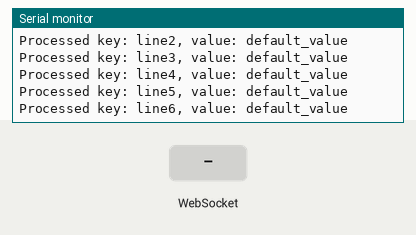
A sketch run on a simulated ESP32. On the bench: the last lines printed to the serial monitor. The test bench sets the inputs (shaded band). WiFi joins after 1.5 s; servers stay silent unless stated; EEPROM starts erased.

Above: at 3.2 s.
3.3 s: WebSocket text "1" received
At 3.8 s:
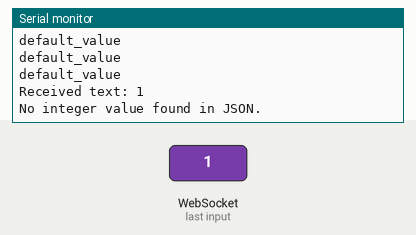
4.8 s: WebSocket text "0" received
At 5.8 s:
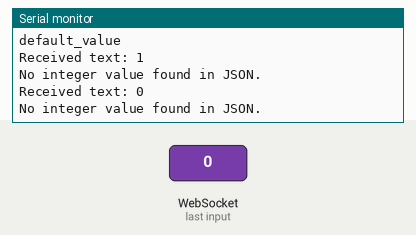
6.3 s: WebSocket text "2" received
At 6.9 s:
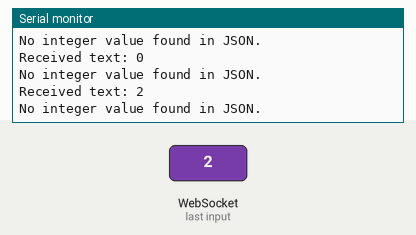
Timing chart, 0 to 9.3 s (numbered marks = the images above; inputs shaded):
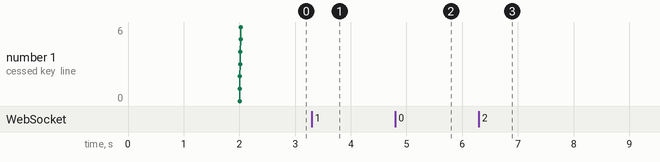

The sketch:

transmit_password_websocket.ino
```cpp
#include <Preferences.h>
#include <WiFi.h>
#include <WebServer.h>
#include <WebSocketsServer.h>
#include <ArduinoJson.h>

int rows[] = {21, 22, 23, 25, 26, 27, 32, 33}; // Row pins
int cols[] = {4, 5, 13, 14, 16, 17, 18, 19};   // Column pins

#define MAX_TEXT_LENGTH 20
int matrices[MAX_TEXT_LENGTH][8][8];
int matricelist[8][160];
int received_integer = 0;

Preferences preferences;
WebSocketsServer webSocket(81); // WebSocket server on port 81

const char* ssid = "Rudra";       // Wi-Fi SSID
const char* password = "rudra2903"; // Wi-Fi password

String combinedMessage = ""; // Define combinedMessage as a global variable

void reshapeMatrix(int input[20][8][8], int output[8][160]) {
  // Initialize the output matrix with zeros
  memset(output, 0, sizeof(int) * 8 * 160);

  // Loop through each 8x8 matrix in the 3D input array
  for (int block = 0; block < 20; block++) {
    for (int row = 0; row < 8; row++) {
      for (int col = 0; col < 8; col++) {
        // Map the (block, row, col) position in input to the (row, col) in output
        output[row][block * 8 + col] = input[block][row][col];
      }
    }
  }
}

void displayPattern(int matrix[8][8], int duration) {
  unsigned long startTime = millis();
  while (millis() - startTime < duration) {
    for (int row = 0; row < 8; row++) {
      for (int col = 0; col < 8; col++) {
        if (matrix[row][col] == 1) {
          lightLED(row, col); // Light up the LED for a '1'
        }
      }
    }
  }
}

// Function to light up a single LED
void lightLED(int rowIdx, int colIdx) {
  // Turn off all rows and columns first
  for (int i = 0; i < 8; i++) {
    digitalWrite(rows[i], LOW);  // Turn all rows LOW
    digitalWrite(cols[i], HIGH); // Turn all columns HIGH
  }

  // Activate the desired row and column
  digitalWrite(rows[rowIdx], HIGH); // Set the specific row HIGH
  digitalWrite(cols[colIdx], LOW);  // Set the specific column LOW
  delay(1); // Small delay for stability
}
// Function to scroll the text across the LED matrix
void scrollText(int textArray[8][160], int scrollSpeed) {
  const int width = 160;      // Total number of columns in the input array
  const int height = 8;       // Number of rows in the input array
  const int displayWidth = 8; // Width of the scrolling display (8x8 matrix)

  for (int shift = 0; shift <= width - displayWidth; shift++) {
    int scrollMatrix[8][8] = {0}; // Temporary matrix to display the current window

    // Extract an 8x8 window from the textArray at the current shift position
    bool isEmpty = true; // Flag to check if the display is empty
    for (int row = 0; row < height; row++) {
      for (int col = 0; col < displayWidth; col++) {
        scrollMatrix[row][col] = textArray[row][col + shift];
        if (scrollMatrix[row][col] != 0) {
          isEmpty = false; // Mark as non-empty if any element is non-zero
        }
      }
    }

    // Break the loop if the display is empty
    if (isEmpty) {
      break;
    }

    // Display the current scroll matrix
    displayPattern(scrollMatrix, scrollSpeed);
  }
}


void setup() {
  // Set all row pins as OUTPUT
  for (int i = 0; i < 8; i++) {
    pinMode(rows[i], OUTPUT);
    digitalWrite(rows[i], LOW); // Turn rows off initially
  }

  // Set all column pins as OUTPUT
  for (int i = 0; i < 8; i++) {
    pinMode(cols[i], OUTPUT);
    digitalWrite(cols[i], HIGH); // Turn columns off initially
  }
  Serial.begin(115200);
  WiFi.begin(ssid, password);
  while (WiFi.status() != WL_CONNECTED) {
    delay(1000);
    Serial.println("Connecting to WiFi...");
  }
  Serial.println("Connected to WiFi");
  Serial.println(WiFi.localIP());

  webSocket.begin();
  webSocket.onEvent(webSocketEvent);

  if (preferences.begin("Passwords", true)) {
    combinedMessage = ""; // Clear the message before combining
    for (int i = 0; i <= 6; i++) {
      String key = "line" + String(i);
      String storedValue = preferences.getString(key.c_str(), "default_value");

      // Extract only the portion after the '=' sign
      int equalsIndex = storedValue.indexOf('=');
      if (equalsIndex != -1) {
        storedValue = storedValue.substring(equalsIndex + 1); // Remove part before '='
      }

      combinedMessage += storedValue + "\n"; // Combine the messages
      Serial.printf("Processed key: %s, value: %s\n", key.c_str(), storedValue.c_str());
    }
    preferences.end();
  } else {
    Serial.println("Failed to open preferences.");
  }

}


void loop() {
  webSocket.loop();
  scrollText(matricelist, 200);
}

void webSocketEvent(uint8_t num, WStype_t type, uint8_t *payload, size_t length) {
  switch (type) {
    case WStype_DISCONNECTED:
      Serial.printf("Client %u disconnected.\n", num);
      break;

    case WStype_CONNECTED:
      Serial.printf("Client %u connected from %s\n", num, webSocket.remoteIP(num).toString().c_str());
      webSocket.broadcastTXT(combinedMessage); // Use the global variable
      Serial.println("Broadcasted message: " + combinedMessage);
      break;

    case WStype_TEXT: {
      Serial.printf("Received text: %s\n", payload);

      // Deserialize the received JSON message
      DynamicJsonDocument doc(2048); // Adjusted buffer size
      DeserializationError error = deserializeJson(doc, payload);

      if (error) {
        Serial.println("Failed to parse JSON!");
        return;
      }

      // Extract matrices from the JSON object
      if (doc.containsKey("matrices")) {
        JsonArray matricesJson = doc["matrices"].as<JsonArray>();
        int matrixIdx = 0;

        // Loop through the received matrices and store in the 3D array
        for (JsonArray matrixJson : matricesJson) {
          int rowIdx = 0;
          for (JsonArray rowJson : matrixJson) {
            int colIdx = 0;
            for (int val : rowJson) {
              matrices[matrixIdx][rowIdx][colIdx] = val; // Store the value in the matrix
              colIdx++;
            }
            rowIdx++;
          }
          matrixIdx++;
        }
      }

      reshapeMatrix(matrices,matricelist);

      // Extract the integer value from the JSON object
      if (doc.containsKey("integer_value")) {
        received_integer = doc["integer_value"].as<int>();
        Serial.printf("Received integer: %d\n", received_integer);
      } else {
        Serial.println("No integer value found in JSON.");
      }
      break;
    }

    default:
    break;
  }
}
```

Measured:
- after the input at 3.3 s, the serial monitor: prints a new line at once (image 1)
- after the input at 4.8 s, the serial monitor: prints a new line at once (image 2)
- after the input at 6.3 s, the serial monitor: prints a new line at once (image 3)
